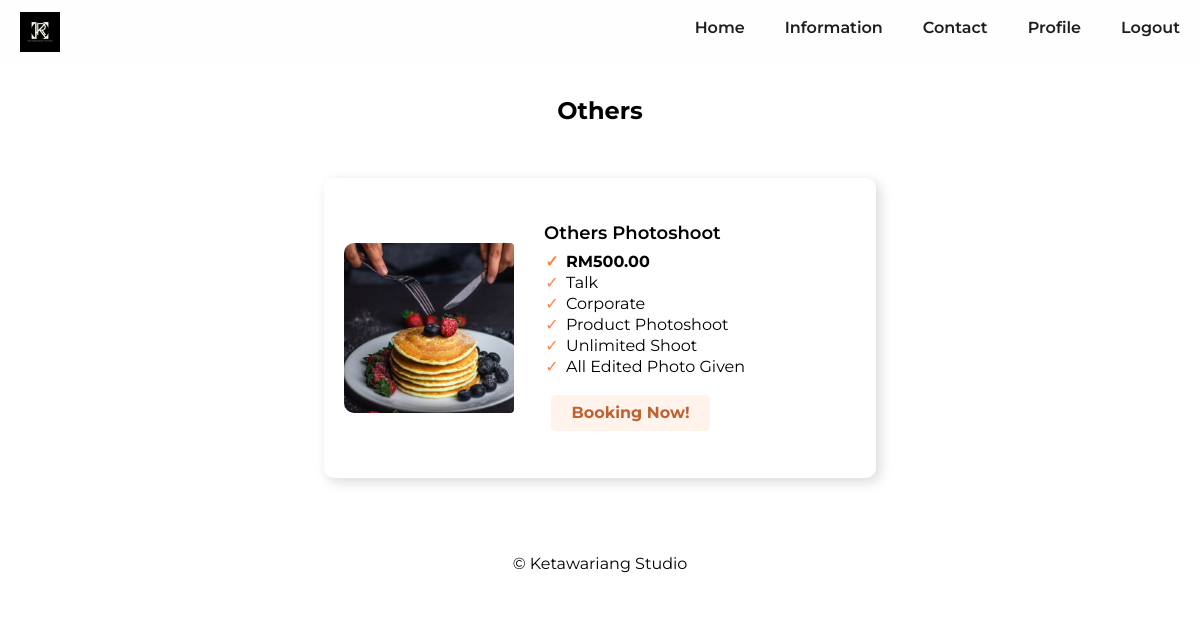
The page /cust-other.php (signed in) on the database its author committed.
### tables this page shows
CREATE TABLE `packages` (
  `package_id` int(11) NOT NULL,
  `package_name` varchar(255) NOT NULL,
  `package_price` decimal(10,2) NOT NULL,
  `information_1` varchar(255) NOT NULL,
  `information_2` varchar(255) NOT NULL,
  `information_3` varchar(255) NOT NULL,
  `information_4` varchar(255) NOT NULL,
  `information_5` varchar(255) NOT NULL,
  `information_6` varchar(255) NOT NULL,
  `category` varchar(255) NOT NULL,
  `image_link` varchar(255) DEFAULT NULL
);

### cust-other.php (the view, shortened to what this page needs)
<?php
include 'connect.php';
$query = "SELECT * FROM packages WHERE category = 'Others'";
$result = mysqli_query($conn, $query);
$packages = mysqli_fetch_all($result, MYSQLI_ASSOC);
?>
<!DOCTYPE html>
<html lang="en">
<head>
    <link rel="stylesheet" href="style\cust-event-other.css?v=<?php echo time(); ?>">
    <link rel="stylesheet" href="https://cdnjs.cloudflare.com/ajax/libs/font-awesome/4.7.0/css/font-awesome.min.css">
</head>
<body>
    <div class="container">
        <div class="main">
            <div class="nav">
                <a href="logout.php" style="font-weight:600;">Logout</a>
                <a href="cust-profile.php" style="font-weight:600;">Profile</a>
                <a href="cust-contact.php" style="font-weight:600;">Contact</a>
                <a href="cust-information.php" style="font-weight:600;">Information</a>
                <a href="cust-dashboard.php" style="font-weight:600;">Home</a>
                <img src="images/logo company.jpg">
            </div>
            <h2 id="topic1" style="text-align: center; margin: 35px;">Others</h2>
            <div class="rect">
                <?php foreach ($packages as $package) { ?>
                    <div class="kotak">
                        <img src="images/<?php echo $package['image_link']; ?>">
                        <div class="content">
                            <h3><?php echo $package['package_name']; ?></h3>
                            <ul>
                                <li style="font-weight: bolder;"><?php echo 'RM' . $package['package_price']; ?></li>
                                <?php
                                for ($i = 1; $i <= 6; $i++) {
                                    $information = $package['information_' . $i];
                                    if ($information !== '-') {
                                        echo '<li>' . $information . '</li>';
                                    }
                                }
                                ?>
                                <div class="book">
                                    <a href="cust-booking.php?package=<?php echo urlencode($package['package_name']); ?>">Booking Now!</a>
                                </div>
                            </ul>
                        </div>
                    </div>
                <?php } ?>
            </div>
            <div class="foot1">
                <footer>
                    <p>&copy; Ketawariang Studio</p>
                </footer>
            </div>
        </div>
    </div>
</body>
</html>

### style/cust-event-other.css (style rules this page uses)
html, body, div, span, applet, object, iframe, h3, blockquote, pre, a, abbr, acronym, address, big, cite, code, del, dfn, em, img, ins, kbd, q, s, samp, small, strike, strong, sub, sup, tt, var, b, u, i, center, dl, dt, dd, ol, ul, li, fieldset, form, label, legend, table, caption, tbody, tfoot, thead, tr, th, td, article, aside, canvas, details, embed, figure, figcaption, footer, header, hgroup, menu, nav, output, ruby, section, summary, time, mark, audio, video { margin: 0; padding: 0; border: 0; font-size: 100%; font: inherit; vertical-align: baseline; }
article, aside, details, figcaption, figure, footer, header, hgroup, menu, nav, section { display: block; }
body { line-height: 1; }
ol, ul { list-style: none; }
body { font-family: "Montserrat", sans-serif; background-color: white; }
.nav { overflow: hidden; background-color: #fefefe; }
.nav a { float: right; color: #1e1e1e; text-align: center; padding: 20px 20px; text-decoration: none; font-size: 16px; transition: color 0.3s ease; }
.nav img { float: left; max-width: 40px; height: 50%; display: block; padding: 12px 20px; margin: auto; }
.rect { display: flex; flex-wrap: wrap; justify-content: center; align-items: stretch; margin-top: 20px; }
.kotak { display: flex; flex-direction: row; align-items: center; justify-content: flex-start; width: 46%; height: 300px; margin: 20px; border-radius: 10px; background-color: #ffffff; box-shadow: 4px 4px 13px rgba(0, 0, 0, 0.15); }
.kotak img { width: 170px; height: 170px; object-fit: cover; border-radius: 10px 4px 4px 10px; margin-left: 20px; }
.kotak .content ul { position: relative; list-style-type: none; }
.kotak .content ul li { padding-left: 20px; }
.kotak .content ul li::before { content: "\2713"; position: absolute; left: 0; color: #ff8243; border-radius: 50%; width: 16px; height: 16px; line-height: 16px; text-align: center; }
.content { padding: 20px; margin-left: 10px; }
.content h3 { font-size: 18px; font-weight: 600; margin-bottom: 10px; }
.content ul { list-style: none; margin: 0; padding: 2px; font-size: 16px; }
.content ul li { margin-bottom: 5px; }
.book { display: flex; flex-direction: column; align-items: center; margin-top: 10px; margin-right: 30px; }
.book a { padding: 10px 20px; border-radius: 5px; font-size: 16px; font-weight: bold; background-color: #fff3ec; color: #bf6232; border: none; cursor: pointer; transition: all 0.3s ease; text-decoration: none; margin-top: 10px; }
.foot1 { background-color: #fff; margin-top: 40px; padding: 2px; text-align: center; color: black; }

### rows shown on the page
packages: image_link (picture), package_name "Others Photoshoot", package_price "500.00", information_1 "Talk", information_2 "Corporate", information_3 "Product Photoshoot", information_4 "Unlimited Shoot", information_5 "All Edited Photo Given"
